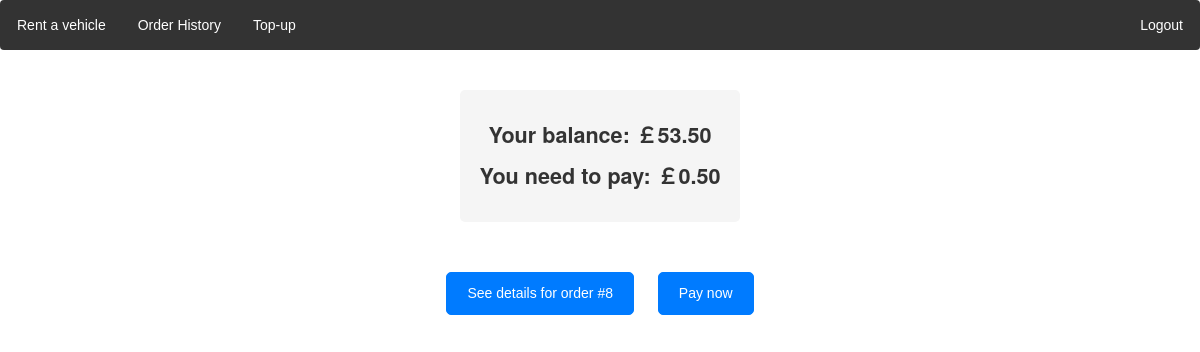
The app's page /order_history/8/payment/ (signed in), older data.
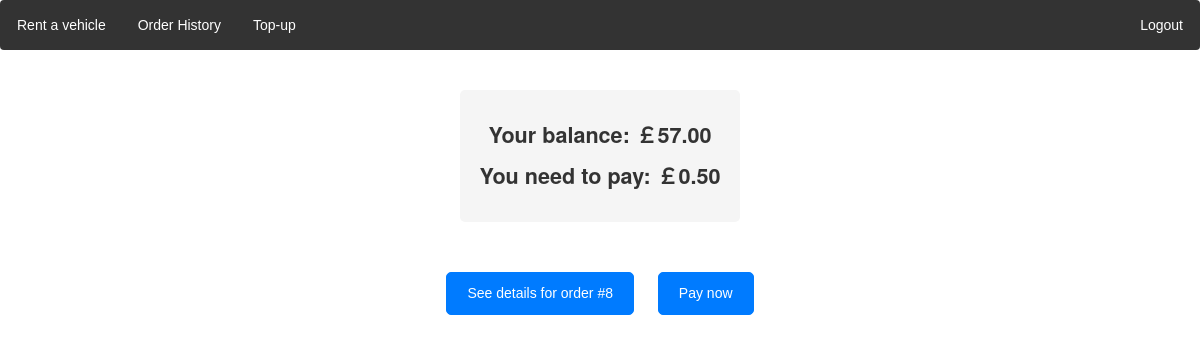
The same page, newer data.
### locations/models.py (models this page shows, shortened)
class CustomUser(models.Model):
    user = models.OneToOneField(User, on_delete=models.CASCADE)
    balance = models.DecimalField(max_digits=6, decimal_places=2,default=10.00)

### locations/views.py (the view, shortened to what this page needs)
# urls.py: path('order_history/<int:nid>/payment/', views.payment,name='payment'),
def payment(request,nid):
    if request.user is None or not request.user.is_authenticated:
        return redirect("/accounts/login")
    username = request.user.username
    logged_customer = CustomUser.objects.get(user=User.objects.get(username=username))
    balance = logged_customer.balance
    order = models.Order.objects.get(id=nid)
    cost=order.cost
    if order.is_paid:
       return redirect("/order_history/")
    if order.customer.user.username != logged_customer.user.username:
        return redirect("/order_history/")
    context={'balance':balance , 'cost':cost, 'order': order}
    return render(request, "locations/payment.html", context)

### locations/context_processors.py (called while the page is built)
def message_processor(request):
    if not request.user.username:
         return {
        'unreturned' : None
    }
    username = request.user.username
    logged_user  = CustomUser.objects.get(user = User.objects.get(username = username))
    unreturned_order = Order.objects.filter(customer = logged_user, final_time = None).first()
    return {
        'unreturned' : unreturned_order
    }

### templates/locations/payment.html (shortened to what this page needs)
{% extends "locations/base.html" %}
{% load static %}
{% block extrahead %}
<link rel="stylesheet" type="text/css" href="{% static 'css/payment.css' %}">
{% endblock%}
{% block content %}
  <div class="content-wrapper">
    <div class="payment-info">
      <p>Your balance: ￡{{ balance }}</p>
      <p>You need to pay: ￡{{ cost }}</p>
    </div>
    <div class="btn-wrapper">
      <a class="btn btn-primary btn-xs" href="/order_history/{{order.id}}/details/">See details for order #{{order.id}}</a>
      <button class="btn btn-primary btn-xs" type="submit" name="pay" id="pay" value="none">Pay now</button>
    </div>
  </div>
{% endblock %}

Row changes from the older to the newer data that the page shows:
changed CustomUser: balance "53.50" → "57.00"
